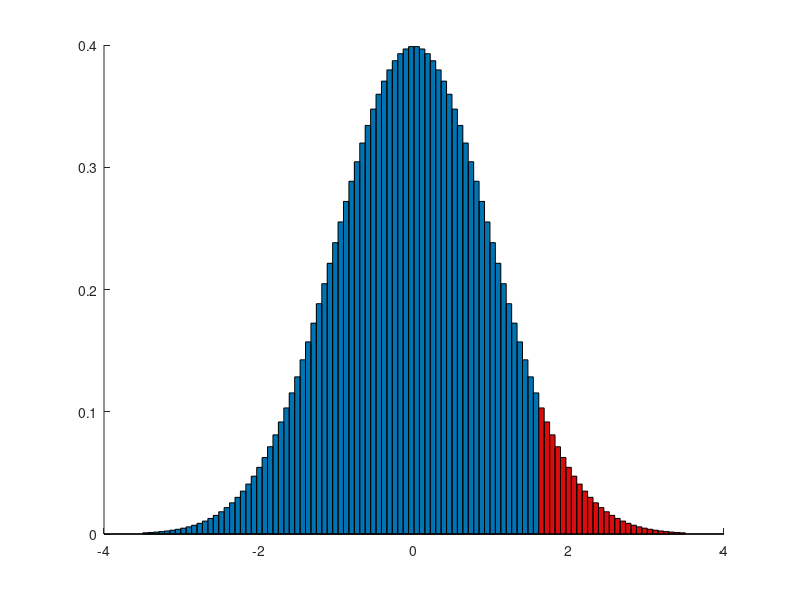

Source code (MATLAB): (Note: this script raises an error after producing the figure.)
clear; clc; close all;

%% Parameters
mu = 0;              % Mean
sigma = 1;           % Standard deviation
alpha = 0.95;        % CVaR confidence level

%% VaR and CVaR
z_alpha = norminv(alpha);

% VaR for a Gaussian distribution
VaR = mu + sigma * z_alpha;

% CVaR for the upper tail of a Gaussian cost distribution
CVaR = mu + sigma * normpdf(z_alpha) / (1-alpha);

%% Gaussian distribution
x = linspace(mu-4*sigma, mu+4*sigma, 1000);
pdf = normpdf(x,mu,sigma);

%% Create figure
figure( ...
    'Color','w', ...
    'Position',[100 100 800 500]);

hold on;

%% Histogram-like bars
N = 100;

edges = linspace( ...
    mu-3.5*sigma, ...
    mu+3.5*sigma, ...
    N+1);

centers = (edges(1:end-1)+edges(2:end))/2;

heights = normpdf(centers,mu,sigma);

%% Normal region
idx_normal = centers < VaR;

bar( ...
    centers(idx_normal), ...
    heights(idx_normal), ...
    1, ...
    'FaceColor',[0 0.45 0.70], ...
    'EdgeColor','k', ...
    'LineWidth',0.3);

%% Adverse tail
idx_tail = centers >= VaR;

bar( ...
    centers(idx_tail), ...
    heights(idx_tail), ...
    1, ...
    'FaceColor',[0.85 0.05 0.05], ...
    'EdgeColor','k', ...
    'LineWidth',0.3);

%% Expected cost
xline( ...
    mu, ...
    'k-', ...
    'LineWidth',1.2);

%% VaR
xline( ...
    VaR, ...
    'k-', ...
    'LineWidth',1.2);

%% CVaR
xline( ...
    CVaR, ...
    'k-', ...
    'LineWidth',1.2);

%% Labels
% Maximum probability density
pdf_max = max(pdf);

% Gaussian height at each vertical line
pdf_mu   = normpdf(mu,mu,sigma);
pdf_VaR  = normpdf(VaR,mu,sigma);
pdf_CVaR = normpdf(CVaR,mu,sigma);

%% Expected cost label
text( ...
    mu, ...
    pdf_mu + 0.08*pdf_max, ...
    'Expected cost', ...
    'HorizontalAlignment','center', ...
    'VerticalAlignment','bottom', ...
    'FontSize',12);

%% VaR label
text( ...
    VaR + 0.08*sigma, ...
    pdf_VaR + 0.08*pdf_max, ...
    '$VaR$', ...
    'Interpreter','latex', ...
    'HorizontalAlignment','left', ...
    'VerticalAlignment','bottom', ...
    'FontSize',12);

%% CVaR label
text( ...
    CVaR + 0.08*sigma, ...
    pdf_CVaR + 0.08*pdf_max, ...
    '$CVaR$', ...
    'Interpreter','latex', ...
    'HorizontalAlignment','left', ...
    'VerticalAlignment','bottom', ...
    'FontSize',12);

%% Tail probability labels
text( ...
    (VaR+max(x))/2, ...
    -0.055, ...
    '$1-\alpha$', ...
    'Interpreter','latex', ...
    'HorizontalAlignment','center', ...
    'FontSize',12);

text( ...
    (min(x)+VaR)/2, ...
    -0.055, ...
    '$\alpha$', ...
    'Interpreter','latex', ...
    'HorizontalAlignment','center', ...
    'FontSize',12);

%% Axes labels
xlabel('Cost','FontSize',13);
ylabel('Probability distribution','FontSize',13);

%% Axis limits
xlim([mu-3.5*sigma mu+3.5*sigma]);
ylim([-0.08 pdf_max*1.20]);

%% Axis appearance
set(gca,'FontSize',11);

box off;
grid off;

ax = gca;
ax.XAxisLocation = 'bottom';
ax.YAxisLocation = 'left';

%% Force figure rendering
drawnow;
shg;

hold off;
